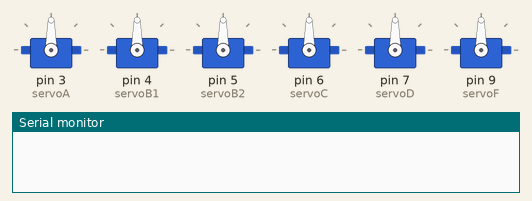
Bench run of a sketch on a simulated Arduino Uno, built with avr-gcc and run on an emulated ATmega328P. On the bench: 6 × servo, the last lines printed to the serial monitor. Random numbers use the default seed unless the sketch sets one.

Above: at 0.05 s.
At 0.4 s:
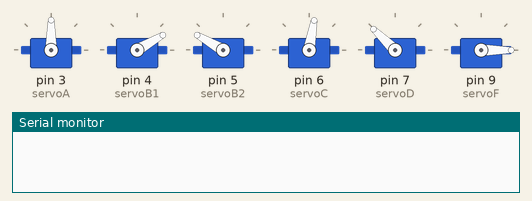
At 11.2 s:
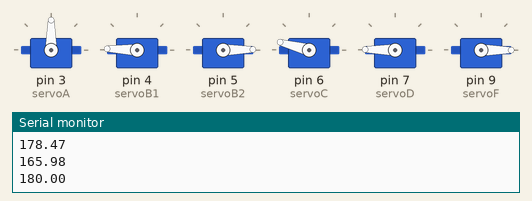
At 21.8 s:
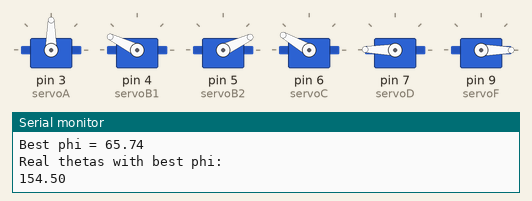
At 32.5 s:
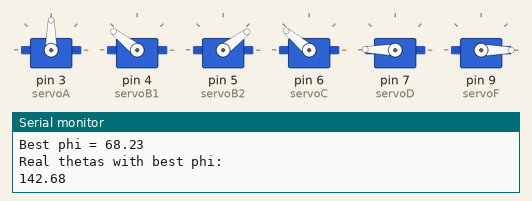
Timing chart, 0 to 34.0 s (numbered marks = the images above):
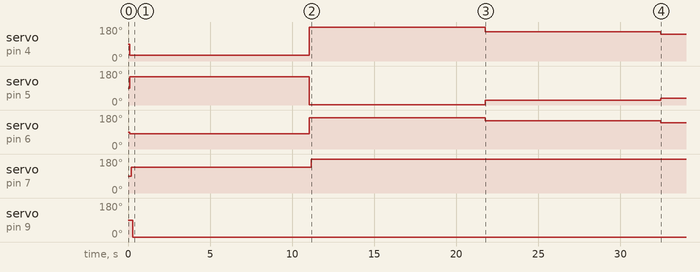

Measured:
- by itself, servo on pin 4 (servoB1): 90° → 30° at 0.10 s, → 178° 11.0 s later, → 154° 10.7 s later, → 142° 10.7 s later
- by itself, servo on pin 5 (servoB2): 90° → 150° at 0.10 s, → 1° 11.0 s later, → 25° 10.7 s later, → 37° 10.7 s later
- by itself, servo on pin 6 (servoC): 90° → 80° at 0.10 s, → 165° 11.0 s later, → 150° 10.7 s later, → 140° 10.7 s later
- by itself, servo on pin 7 (servoD): 90° → 136° at 0.20 s, → 179° 11.0 s later
- by itself, servo on pin 9 (servoF): 90° → 0° at 0.30 s

The sketch:

EvolutionalArmController.ino
```cpp
#include <Servo.h>
#include <math.h>

//Measured values
#define L1 8
#define L2 7.6
#define L3 18.5
#define Y 5
#define phi 60
//End Measured values

//Globals
String move = "";
Servo servoA, servoB1, servoB2, servoC, servoD, servoF;
//End Globals

enum ServoName {
  SERVO_A,
  SERVO_B1,
  SERVO_B2,
  SERVO_C,
  SERVO_D,
  SERVO_F
};

class InvKin {
private:
  double thetas[3], omega;

public:

  double GetTheta1() {
    return thetas[0];
  }

  double GetTheta2() {
    return thetas[1];
  }

  double GetTheta3() {
    return thetas[2];
  }

  double FindBestPhiEA(double x, double y) {
    const int POP = 60;
    const int GEN = 120;

    const double PHI_MIN = 10.0;
    const double PHI_MAX = 90.0;

    double population[POP];
    double fitness[POP];

    double bestPhi = PHI_MIN;
    double bestFitness = -1000000000.0;
    bool foundValid = false;

    for (int i = 0; i < POP; i++) {
      population[i] = PHI_MIN + ((double)random(0, 10001) / 10000.0) * (PHI_MAX - PHI_MIN);
    }

    for (int g = 0; g < GEN; g++) {

      for (int i = 0; i < POP; i++) {
        fitness[i] = FitnessPhi(x, y, population[i]);

        if (fitness[i] > bestFitness) {
          bestFitness = fitness[i];
          bestPhi = population[i];
        }

        if (fitness[i] >= 0) {
          foundValid = true;
        }
      }

      for (int i = 0; i < POP; i++) {
        int p1 = Tournament(fitness, POP);
        int p2 = Tournament(fitness, POP);

        double child = (population[p1] + population[p2]) / 2.0;

        double mutation = ((double)random(-1000, 1001) / 1000.0) * 2.0;
        child += mutation;

        if (child < PHI_MIN) child = PHI_MIN;
        if (child > PHI_MAX) child = PHI_MAX;

        population[i] = child;
      }
    }

    if (foundValid) {
      CalculateThetasWithPhi(x, y, bestPhi);
      return bestPhi;
    } else {
      Serial.println("No phi in [30,60] gives valid servo angles!");

      thetas[0] = 38;
      thetas[1] = 72;
      thetas[2] = 76;

      return -1;
    }
  }

  double FitnessPhi(double x, double y, double candidatePhi) {
    double tempTheta[3];

    if (!CalculateThetasWithPhiTemp(x, y, candidatePhi, tempTheta)) {
      return -1000000.0;
    }

    double penalty = 0.0;
    bool valid = true;

    for (int i = 0; i < 3; i++) {
      if (tempTheta[i] < 0) {
        penalty += abs(tempTheta[i]) * 1000.0;
        valid = false;
      }
      else if (tempTheta[i] > 180) {
        penalty += abs(tempTheta[i] - 180.0) * 1000.0;
        valid = false;
      }
    }

    if (!valid) {
      return -1000000.0 - penalty;
    }

    // Αν οι γωνίες είναι έγκυρες, προτιμάται το μεγαλύτερο phi.
    return candidatePhi;
  }

  bool CalculateThetasWithPhiTemp(double x, double y, double candidatePhi, double result[3]) {
    double phi_rad = deg2rad(candidatePhi);

    double C2 = (
      x * x + y * y - L1 * L1 - L2 * L2 + L3 * L3
      - 2 * L3 * (x * cos(phi_rad) + y * sin(phi_rad))
    ) / (2 * L1 * L2);

    if (C2 < -1.0 || C2 > 1.0) {
      return false;
    }

    C2 = constrain(C2, -1.0, 1.0);

    double S2 = sqrt(1 - C2 * C2);

    double theta2 = rad2deg(atan2(S2, C2));

    double theta1 = rad2deg(atan2(
      (y - L3 * sin(phi_rad)) * (L1 + L2 * C2)
      - (x - L3 * cos(phi_rad)) * L2 * S2,

      (x - L3 * cos(phi_rad)) * (L1 + L2 * C2)
      + (y - L3 * sin(phi_rad)) * L2 * S2
    ));

    double theta3 = candidatePhi - (theta1 + theta2);

    result[0] = ConvertAngle(theta1, 38);
    result[1] = ConvertAngle(theta2, 72);
    result[2] = ConvertAngle(theta3, 76);

    return true;
  }

  void CalculateThetasWithPhi(double x, double y, double candidatePhi) {
    double result[3];

    if (CalculateThetasWithPhiTemp(x, y, candidatePhi, result)) {
      thetas[0] = result[0];
      thetas[1] = result[1];
      thetas[2] = result[2];

      Serial.print("Best phi = ");
      Serial.println(candidatePhi);

      Serial.println("Real thetas with best phi:");
      PrintThetas();
    } else {
      Serial.println("No valid phi found!");
    }
  }

  int Tournament(double fitness[], int size) {
    int a = random(0, size);
    int b = random(0, size);

    if (fitness[a] > fitness[b]) {
      return a;
    } else {
      return b;
    }
  }

  double ConvertAngle(double theta, double offset) {
    if (theta >= 0) {
      return theta + offset;
    } else {
      return offset - theta;
    }
  }

  double GetOmega(double x, double z) {
    if (z >= 0 && z <= 9.1875) {
      return rad2deg(atan(z / x)) + 90;
    }
    else if (z < 0 && z >= -12.25) {
      return rad2deg(atan(z / x) + M_PI) + 90;
    }
    else {
      Serial.println("Arm(z) out of bounds!!!");
      return 90;
    }
  }

  double rad2deg(double rad) {
    return rad * 180.0 / M_PI;
  }

  double deg2rad(double deg) {
    return deg * M_PI / 180.0;
  }

  void PrintThetas() {
    for (int i = 0; i < 3; i++) {
      Serial.println(thetas[i]);
    }
  }
};

//functions

void RestArm() {
  SetAngle(servoA, 90, SERVO_A);

  SetAngle(servoB1, 30, SERVO_B1);
  SetAngleSup(servoB2, 30, SERVO_B2);

  SetAngle(servoC, 80, SERVO_C);
  SetAngle(servoD, 136, SERVO_D);

  SetAngle(servoF, 0, SERVO_F);
}

void GripOpen() {
  SetAngle(servoF, 0, SERVO_F);
}

void GripClose() {
  SetAngle(servoF, 160, SERVO_F);
}

void SetAngle(Servo &servo, double theta, ServoName name) {
  if (theta >= 0 && theta <= 180) {
    servo.write(theta);

    if (!(name == SERVO_B1 || name == SERVO_B2)) {
      delay(100);
    }
  }
  else {
    Serial.print("Servo ");
    Serial.print(name);
    Serial.println(" got invalid angle!");
  }
}

void SetAngleSup(Servo &servo, double theta, ServoName name) {
  SetAngle(servo, 180 - theta, name);
}

void SetPosition(InvKin &invkin) {
  SetAngle(servoB1, invkin.GetTheta1(), SERVO_B1);
  SetAngleSup(servoB2, invkin.GetTheta1(), SERVO_B2);
  SetAngle(servoC, invkin.GetTheta2(), SERVO_C);
  SetAngle(servoD, invkin.GetTheta3(), SERVO_D);
}

void SerialCom() {
  if (Serial.available()) {
    move = Serial.readStringUntil('\n');
    Serial.print("Arduino received: ");
    Serial.println(move);
  } else {
    Serial.println("Serial communication is unavailable!");
  }
}

//End functions

void setup() {
  Serial.begin(9600);

  servoA.attach(3);
  servoB1.attach(4);
  servoB2.attach(5);
  servoC.attach(6);
  servoD.attach(7);
  servoF.attach(9);

  RestArm();

  randomSeed(analogRead(A0));

  InvKin invkin;

  for (double i = 0; i < 25; i++) {
    Serial.print("x=");
    Serial.println(i+9);

    double bestPhi = invkin.FindBestPhiEA(i+9, Y);

    if (bestPhi != -1) {
      SetPosition(invkin);
    } else {
      Serial.println("Skipping movement for this x.");
    }
  }
}

void loop() {

}
```
